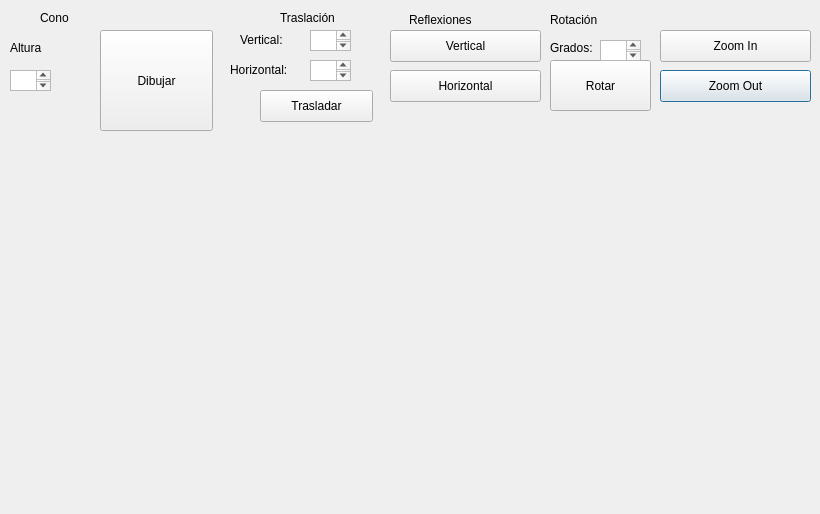
<?xml version="1.0" encoding="UTF-8"?>
<ui version="4.0">
 <class>cono</class>
 <widget class="QDialog" name="cono">
  <property name="geometry">
   <rect>
    <x>0</x>
    <y>0</y>
    <width>820</width>
    <height>514</height>
   </rect>
  </property>
  <property name="windowTitle">
   <string>Dialog</string>
  </property>
  <widget class="QPushButton" name="pushButton_5">
   <property name="geometry">
    <rect>
     <x>660</x>
     <y>70</y>
     <width>151</width>
     <height>32</height>
    </rect>
   </property>
   <property name="text">
    <string>Zoom Out</string>
   </property>
  </widget>
  <widget class="QPushButton" name="pushButton">
   <property name="enabled">
    <bool>true</bool>
   </property>
   <property name="geometry">
    <rect>
     <x>100</x>
     <y>30</y>
     <width>113</width>
     <height>101</height>
    </rect>
   </property>
   <property name="text">
    <string>Dibujar</string>
   </property>
  </widget>
  <widget class="QPushButton" name="pushButton_4">
   <property name="geometry">
    <rect>
     <x>660</x>
     <y>30</y>
     <width>151</width>
     <height>32</height>
    </rect>
   </property>
   <property name="text">
    <string>Zoom In</string>
   </property>
  </widget>
  <widget class="QPushButton" name="pushButton_7">
   <property name="geometry">
    <rect>
     <x>390</x>
     <y>30</y>
     <width>151</width>
     <height>32</height>
    </rect>
   </property>
   <property name="text">
    <string>Vertical</string>
   </property>
  </widget>
  <widget class="QTextEdit" name="boxXinicio">
   <property name="geometry">
    <rect>
     <x>310</x>
     <y>60</y>
     <width>41</width>
     <height>21</height>
    </rect>
   </property>
  </widget>
  <widget class="QLabel" name="label_5">
   <property name="geometry">
    <rect>
     <x>550</x>
     <y>40</y>
     <width>51</width>
     <height>16</height>
    </rect>
   </property>
   <property name="text">
    <string>Grados:</string>
   </property>
  </widget>
  <widget class="QPushButton" name="pushButton_3">
   <property name="geometry">
    <rect>
     <x>550</x>
     <y>60</y>
     <width>101</width>
     <height>51</height>
    </rect>
   </property>
   <property name="text">
    <string>Rotar</string>
   </property>
  </widget>
  <widget class="QLabel" name="label_4">
   <property name="geometry">
    <rect>
     <x>230</x>
     <y>60</y>
     <width>91</width>
     <height>20</height>
    </rect>
   </property>
   <property name="text">
    <string>Horizontal:</string>
   </property>
  </widget>
  <widget class="QLabel" name="label_9">
   <property name="geometry">
    <rect>
     <x>409</x>
     <y>10</y>
     <width>81</width>
     <height>20</height>
    </rect>
   </property>
   <property name="text">
    <string>Reflexiones</string>
   </property>
  </widget>
  <widget class="QLabel" name="label_10">
   <property name="geometry">
    <rect>
     <x>550</x>
     <y>10</y>
     <width>81</width>
     <height>20</height>
    </rect>
   </property>
   <property name="text">
    <string>Rotación</string>
   </property>
  </widget>
  <widget class="QLabel" name="label_3">
   <property name="geometry">
    <rect>
     <x>10</x>
     <y>40</y>
     <width>41</width>
     <height>16</height>
    </rect>
   </property>
   <property name="text">
    <string>Altura</string>
   </property>
  </widget>
  <widget class="QLabel" name="label_6">
   <property name="geometry">
    <rect>
     <x>240</x>
     <y>30</y>
     <width>91</width>
     <height>20</height>
    </rect>
   </property>
   <property name="text">
    <string>Vertical:</string>
   </property>
  </widget>
  <widget class="QLabel" name="label">
   <property name="geometry">
    <rect>
     <x>40</x>
     <y>10</y>
     <width>60</width>
     <height>16</height>
    </rect>
   </property>
   <property name="text">
    <string>Cono</string>
   </property>
  </widget>
  <widget class="QPushButton" name="pushButton_2">
   <property name="geometry">
    <rect>
     <x>260</x>
     <y>90</y>
     <width>113</width>
     <height>32</height>
    </rect>
   </property>
   <property name="text">
    <string>Trasladar</string>
   </property>
  </widget>
  <widget class="QPushButton" name="pushButton_6">
   <property name="geometry">
    <rect>
     <x>390</x>
     <y>70</y>
     <width>151</width>
     <height>32</height>
    </rect>
   </property>
   <property name="text">
    <string>Horizontal</string>
   </property>
  </widget>
  <widget class="QLabel" name="label_8">
   <property name="geometry">
    <rect>
     <x>280</x>
     <y>10</y>
     <width>81</width>
     <height>16</height>
    </rect>
   </property>
   <property name="text">
    <string>Traslación</string>
   </property>
  </widget>
  <widget class="QTextEdit" name="boxGrados">
   <property name="geometry">
    <rect>
     <x>600</x>
     <y>40</y>
     <width>41</width>
     <height>21</height>
    </rect>
   </property>
  </widget>
  <widget class="QTextEdit" name="boxAltura">
   <property name="geometry">
    <rect>
     <x>10</x>
     <y>70</y>
     <width>41</width>
     <height>21</height>
    </rect>
   </property>
  </widget>
  <widget class="QTextEdit" name="boxYinicio">
   <property name="geometry">
    <rect>
     <x>310</x>
     <y>30</y>
     <width>41</width>
     <height>21</height>
    </rect>
   </property>
  </widget>
 </widget>
 <resources/>
 <connections/>
</ui>
